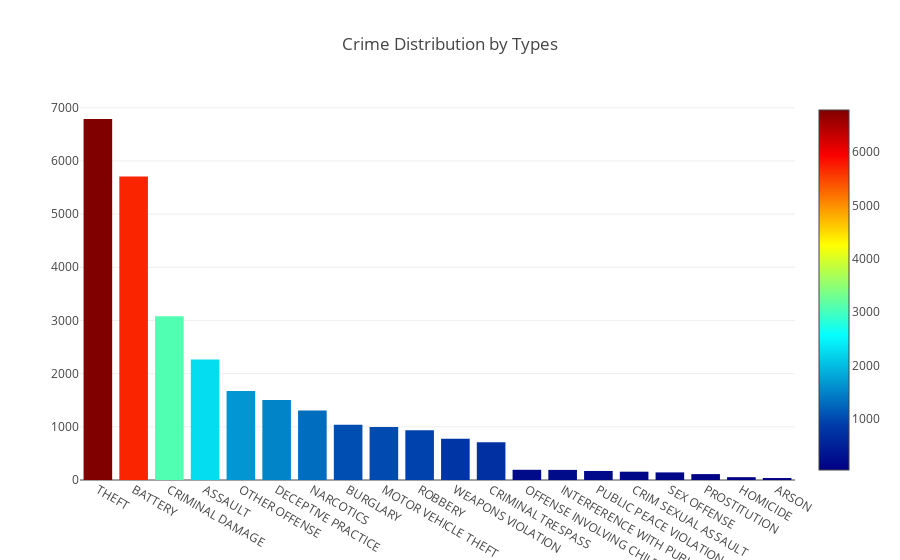

Notebook code cell kept with this figure:
### Code cell
dff = df['Primary Type'].value_counts()[:20]

trace = go.Bar(
    x=dff.index,
    y=dff.values,
    marker=dict(
        color = dff.values,
        colorscale='Jet',
        showscale=True
    )
)

data = [trace]
layout = go.Layout(
    title='Crime Distribution by Types', 
    yaxis = dict(title = '')
)

fig = go.Figure(data=data, layout=layout)
py.iplot(fig)

### Figure 1 — Plotly figure (JSON) as saved in the notebook; plotly's stock layout.template omitted (floating-point values rounded to 4 significant figures)
{"data": [{"marker": {"color": [6788, 5708, 3077, 2264, 1672, 1505, 1307, 1040, 998, 937, 776, 711, 192, 190, 170, 156, 143, 111, 53, 37], "colorscale": "Jet", "showscale": true}, "type": "bar", "uid": "40135298-dd85-4b63-80ed-dbd55d79cccf", "x": ["THEFT", "BATTERY", "CRIMINAL DAMAGE", "ASSAULT", "OTHER OFFENSE", "DECEPTIVE PRACTICE", "NARCOTICS", "BURGLARY", "MOTOR VEHICLE THEFT", "ROBBERY", "WEAPONS VIOLATION", "CRIMINAL TRESPASS", "OFFENSE INVOLVING CHILDREN", "INTERFERENCE WITH PUBLIC OFFICER", "PUBLIC PEACE VIOLATION", "CRIM SEXUAL ASSAULT", "SEX OFFENSE", "PROSTITUTION", "HOMICIDE", "ARSON"], "y": [6788, 5708, 3077, 2264, 1672, 1505, 1307, 1040, 998, 937, 776, 711, 192, 190, 170, 156, 143, 111, 53, 37]}], "layout": {"title": {"text": "Crime Distribution by Types"}, "yaxis": {"title": {"text": ""}}}}
